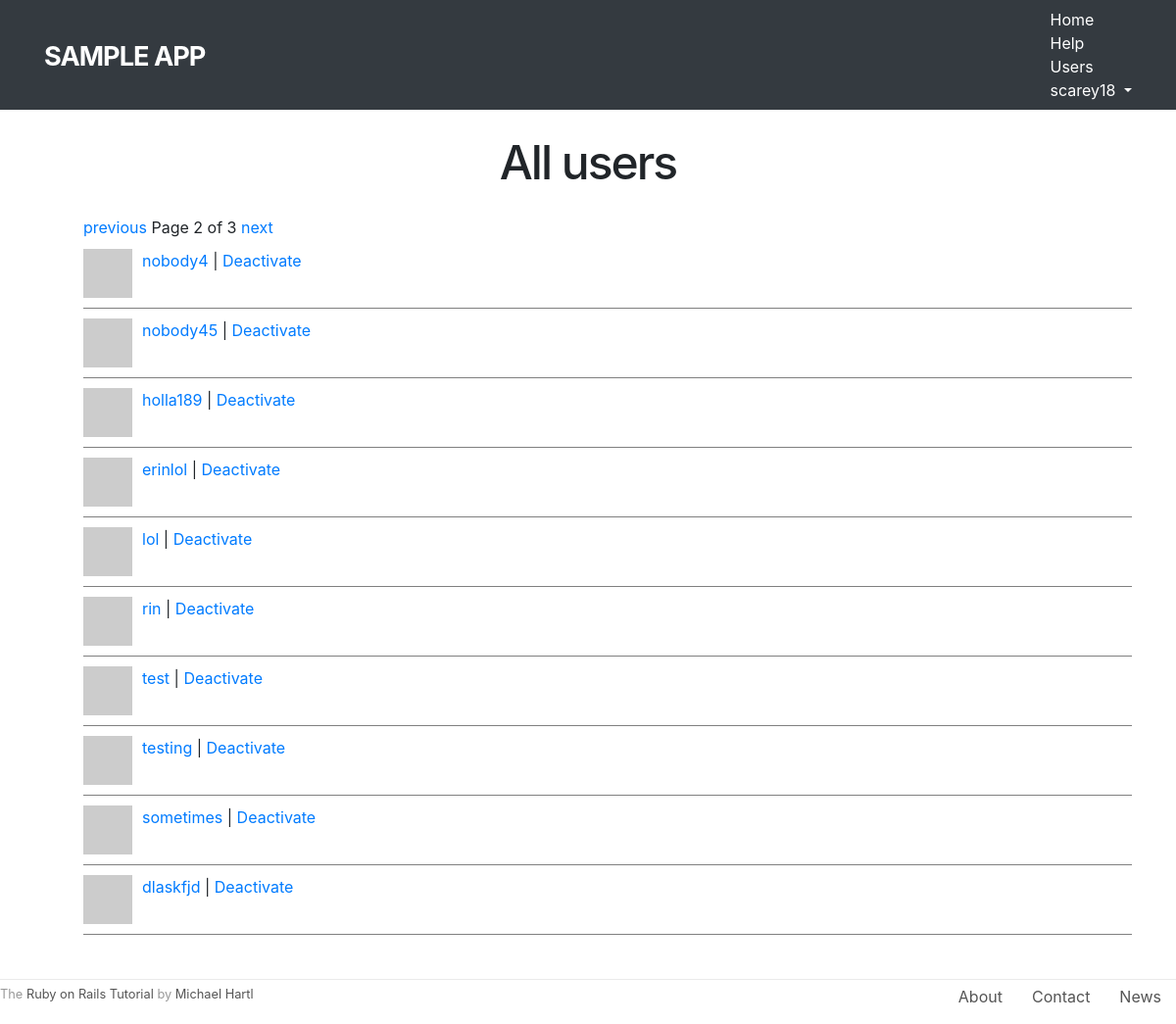
/users?page=2 (signed in), run on the app's committed database.
### static_pages/models.py (models this page shows, shortened)
class User(AbstractUser):
    is_active = models.BooleanField(default=False)
    activation_id = models.SlugField(null=True, blank=True, default=None)
    following = models.ManyToManyField(
                    'self',
                    symmetrical=False,
                    related_name='followers',
                    blank=True,
                    default=None
                )
    REQUIRED_FIELDS = ['email']
    def get_absolute_url(self):
        return reverse('static_pages:profile', args=(self.pk,))
    def gravatar(self, size=80):
        digest = hashlib.md5(self.email.encode()).hexdigest()
        url = f'http://www.gravatar.com/avatar/{digest}'
        img_tag = f'<img src="{url}" height="{size}" width="{size}" class="gravatar">'
        wrapped_img_tag = f'<a href="{self.get_absolute_url()}">{img_tag}</a>'
        return mark_safe(wrapped_img_tag)
    def index_gravatar(self):
        return self.gravatar(50)

### static_pages/views.py (the view)
# urls.py: path('users', views.IndexView.as_view(), name='index'),
class IndexView(LoginRequiredMixin, ListView):
    template_name = 'static_pages/index.html'
    model = User
    paginate_by = 10
    def get_context_data(self, **kwargs):
        context = super().get_context_data(**kwargs)
        context['page_title'] = 'Users'
        return context
    def get_queryset(self):
        return active_users()

### static_pages/views.py (called while the page is built)
def active_users():
    return User.objects.filter(is_active=True)

### static_pages/templates/static_pages/index.html
{% extends 'base.html' %}
{% block content %}
<h1>All users</h1>
{% include 'partials/user_list.html' with page_obj=page_obj user_list=user_list %}
{% endblock %}

### static_pages/templates/base.html (shortened to what this page needs)
<head>
	<link rel="stylesheet" href="https://stackpath.bootstrapcdn.com/bootstrap/4.1.1/css/bootstrap.min.css">
	{% load static %}
	<link rel="stylesheet" type="text/css" href="{% static 'static_pages/compiled.css' %}">
</head>
<body>
    <header class="navbar navbar-fixed-top navbar-dark bg-dark">
      	<div class="container">
        	<a href="{% url 'static_pages:home' %}" id="logo" class="navbar-brand">Sample app</a>
        	<nav>
          		<ul class="nav navbar-nav navbar-right">
            		<li><a href="{% url 'static_pages:home' %}">Home</a></li>
            		<li><a href="{% url 'static_pages:help' %}">Help</a></li>
            		{% if user.is_authenticated %}
            		<li><a href="{% url 'static_pages:index' %}">Users</a></li>
            		<li class="dropdown">
            			<a href="#" class="dropdown-toggle" data-toggle="dropdown">
            				{{ user.username }}<b class="caret"></b>
            			</a>
            		</li>
            		{% else %}
            		<li><a href="{% url 'static_pages:login' %}">Log in</a></li>
            		{% endif %}
          		</ul>
        	</nav>
      	</div>
    </header>
    <div class="container content">
        {% block content %}{% endblock %}
    </div>
    <footer class="footer">
		<small>
	    	The <a href="http://www.railstutorial.org/">Ruby on Rails Tutorial</a>
	   		by <a href="http://www.michaelhartl.com/">Michael Hartl</a>
	  	</small>
	  	<nav>
	    	<ul>
	      		<li><a href="{% url 'static_pages:about' %}">About</a></li>
	      		<li><a href="{% url 'static_pages:contact' %}">Contact</a></li>
	      		<li><a href="http://news.railstutorial.org/">News</a></li>
	    	</ul>
	  	</nav>
	</footer>
</body>

### static_pages/templates/partials/user_list.html
<ul class="users">
    <div class="pagination">
        <span class="step-links">
            {% if page_obj.has_previous %}
                <a href="?page={{ page_obj.previous_page_number }}">previous</a>
            {% endif %}
            <span class="current">
                Page {{ page_obj.number }} of {{ page_obj.paginator.num_pages }}
            </span>
            {% if page_obj.has_next %}
                <a href="?page={{ page_obj.next_page_number }}">next</a>
            {% endif %}
        </span>
    </div>
    {% for u in user_list %}
    <li>
        {{ u.index_gravatar }}
        <a href="{% url 'static_pages:profile' u.pk %}">{{ u.username }}</a>
        {% if user.is_superuser %}
        | <a href="{% url 'static_pages:deactivate' u.pk %}">Deactivate</a>
        {% endif %}
    </li>
    {% endfor %}
</ul>

### static_pages/static/static_pages/compiled.css (style rules this page uses)
#logo { float: left; margin-right: 10px; font-size: 1.7em; color: #fff; text-transform: uppercase; letter-spacing: -1px; padding-top: 9px; font-weight: bold; }
header a { color: #fff; }
footer { margin-top: 45px; padding-top: 5px; border-top: 1px solid #eaeaea; color: #999999; }
footer a { color: #555; }
footer small { float: left; }
footer ul { float: right; list-style: none; }
footer ul li { float: left; margin: 0 15px; }
h1, h2, h3, h4, h5, h6 { line-height: 1; }
h1 { font-size: 3em; letter-spacing: -2px; margin-bottom: 30px; text-align: center; }
.content { margin-top: 30px; }
.gravatar { float: left; margin-right: 10px; }
.users { list-style: none; margin: 0; }
.users li { overflow: auto; padding: 10px 0; border-bottom: 1px solid gray; }

### data on the page
User: username "scarey18"
User: username "nobody4"
User: username "nobody45"
User: username "holla189"
User: username "erinlol"
User: username "lol"
User: username "rin"
User: username "test"
User: username "testing"
User: username "sometimes"
User: username "dlaskfjd"

### other printed values
{{ page_obj.number }} "2"
{{ page_obj.paginator.num_pages }} "3"
